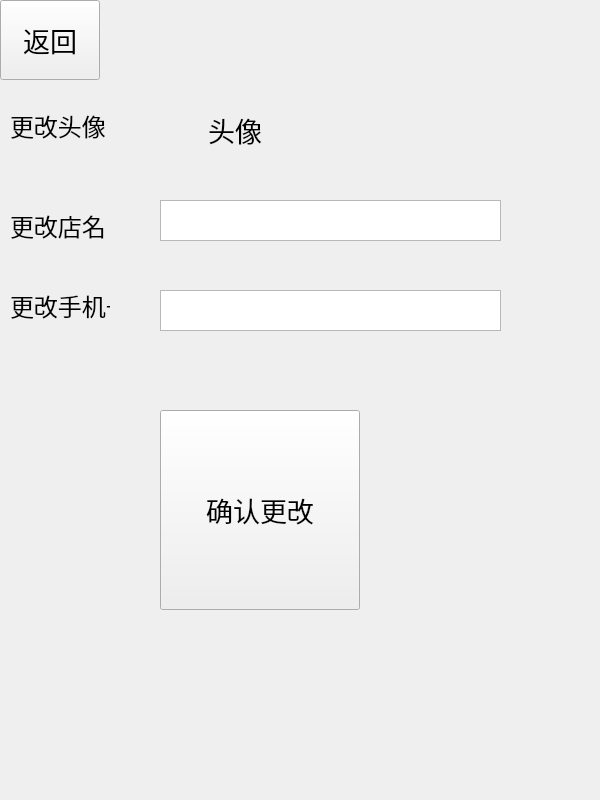
<?xml version="1.0" encoding="UTF-8"?>
<ui version="4.0">
 <class>inform_change</class>
 <widget class="QWidget" name="inform_change">
  <property name="geometry">
   <rect>
    <x>0</x>
    <y>0</y>
    <width>600</width>
    <height>800</height>
   </rect>
  </property>
  <property name="minimumSize">
   <size>
    <width>600</width>
    <height>800</height>
   </size>
  </property>
  <property name="maximumSize">
   <size>
    <width>600</width>
    <height>800</height>
   </size>
  </property>
  <property name="windowTitle">
   <string>Form</string>
  </property>
  <widget class="QPushButton" name="pushButton">
   <property name="geometry">
    <rect>
     <x>0</x>
     <y>0</y>
     <width>100</width>
     <height>80</height>
    </rect>
   </property>
   <property name="minimumSize">
    <size>
     <width>100</width>
     <height>80</height>
    </size>
   </property>
   <property name="maximumSize">
    <size>
     <width>100</width>
     <height>80</height>
    </size>
   </property>
   <property name="font">
    <font>
     <pointsize>20</pointsize>
    </font>
   </property>
   <property name="text">
    <string>返回</string>
   </property>
  </widget>
  <widget class="QLabel" name="label">
   <property name="geometry">
    <rect>
     <x>10</x>
     <y>100</y>
     <width>100</width>
     <height>50</height>
    </rect>
   </property>
   <property name="minimumSize">
    <size>
     <width>100</width>
     <height>50</height>
    </size>
   </property>
   <property name="maximumSize">
    <size>
     <width>100</width>
     <height>50</height>
    </size>
   </property>
   <property name="font">
    <font>
     <pointsize>18</pointsize>
    </font>
   </property>
   <property name="text">
    <string>更改头像</string>
   </property>
  </widget>
  <widget class="QLabel" name="label_2">
   <property name="geometry">
    <rect>
     <x>160</x>
     <y>80</y>
     <width>150</width>
     <height>100</height>
    </rect>
   </property>
   <property name="minimumSize">
    <size>
     <width>150</width>
     <height>100</height>
    </size>
   </property>
   <property name="maximumSize">
    <size>
     <width>150</width>
     <height>100</height>
    </size>
   </property>
   <property name="font">
    <font>
     <pointsize>20</pointsize>
    </font>
   </property>
   <property name="text">
    <string>头像</string>
   </property>
   <property name="alignment">
    <set>Qt::AlignmentFlag::AlignCenter</set>
   </property>
  </widget>
  <widget class="QLabel" name="label_3">
   <property name="geometry">
    <rect>
     <x>10</x>
     <y>200</y>
     <width>100</width>
     <height>50</height>
    </rect>
   </property>
   <property name="minimumSize">
    <size>
     <width>100</width>
     <height>50</height>
    </size>
   </property>
   <property name="maximumSize">
    <size>
     <width>100</width>
     <height>50</height>
    </size>
   </property>
   <property name="font">
    <font>
     <pointsize>18</pointsize>
    </font>
   </property>
   <property name="text">
    <string>更改店名</string>
   </property>
  </widget>
  <widget class="QTextEdit" name="textEdit">
   <property name="geometry">
    <rect>
     <x>160</x>
     <y>200</y>
     <width>341</width>
     <height>41</height>
    </rect>
   </property>
  </widget>
  <widget class="QLabel" name="label_4">
   <property name="geometry">
    <rect>
     <x>10</x>
     <y>280</y>
     <width>100</width>
     <height>50</height>
    </rect>
   </property>
   <property name="minimumSize">
    <size>
     <width>100</width>
     <height>50</height>
    </size>
   </property>
   <property name="maximumSize">
    <size>
     <width>100</width>
     <height>50</height>
    </size>
   </property>
   <property name="font">
    <font>
     <pointsize>18</pointsize>
    </font>
   </property>
   <property name="text">
    <string>更改手机号</string>
   </property>
  </widget>
  <widget class="QTextEdit" name="textEdit_2">
   <property name="geometry">
    <rect>
     <x>160</x>
     <y>290</y>
     <width>341</width>
     <height>41</height>
    </rect>
   </property>
  </widget>
  <widget class="QPushButton" name="pushButton_2">
   <property name="geometry">
    <rect>
     <x>160</x>
     <y>410</y>
     <width>200</width>
     <height>200</height>
    </rect>
   </property>
   <property name="minimumSize">
    <size>
     <width>200</width>
     <height>200</height>
    </size>
   </property>
   <property name="maximumSize">
    <size>
     <width>200</width>
     <height>200</height>
    </size>
   </property>
   <property name="font">
    <font>
     <pointsize>20</pointsize>
    </font>
   </property>
   <property name="text">
    <string>确认更改</string>
   </property>
  </widget>
 </widget>
 <resources/>
 <connections/>
</ui>
